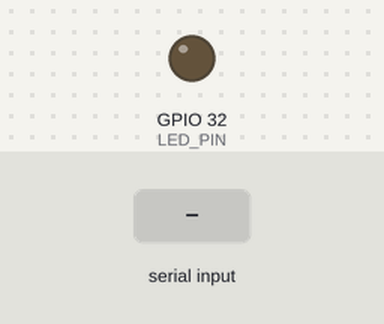
Simulated run of this sketch. Board: ESP32. Shown: output pins drawn as LEDs (lit = HIGH). Inputs (shaded band) come from the test bench. Nothing arrives over Bluetooth unless stated.

Above: at 1.2 s.
1.3 s: "ligar led\n" received over the second serial link
At 2.5 s:
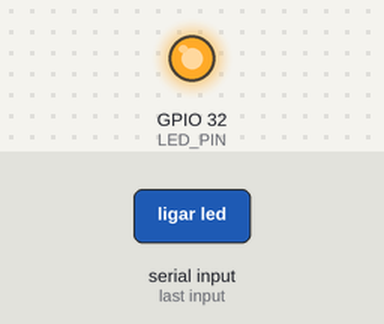
2.8 s: "desligar led\n" received over the second serial link
At 3.7 s:
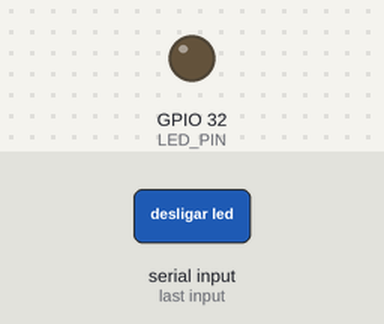
Timing chart, 0 to 5.8 s (numbered marks = the images above; inputs shaded):
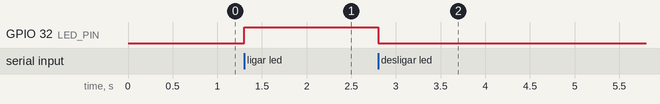

Measured:
- after the input at 1.3 s, GPIO 32 (LED_PIN): LOW → HIGH at once
- after the input at 2.8 s, GPIO 32 (LED_PIN): HIGH → LOW at once

The sketch:

LigarLed.ino
```cpp
// INCLUSÃO DA BIBLIOTECA
#include <BluetoothSerial.h>

BluetoothSerial SerialBT; // Instancia o Objeto BluetoothSerial
const int LED_PIN = 32; // Define o pino do LED
String comando; // Comando do Led

// SETUP INICIAL
void setup() {
  pinMode(LED_PIN, OUTPUT); // Define o pino do LED como Saída
  SerialBT.begin("ESP32_LED"); // Nome do Dispositivo Bluetooth
}

// FUNÇÃO LOOP
void loop() {
  // SE TIVER DADOS DE BLUETOOTH
  if (SerialBT.available()) {
    comando = SerialBT.readStringUntil('\n'); // Leia o Comando até a nova linha
    comando.toLowerCase(); // Converte o comando para minúsculas

    // SE LIGAR
    if (comando == "ligar led") {
      digitalWrite(LED_PIN, HIGH); // Liga o LED
      SerialBT.println("Led Aceso"); // Mensagem de LED Aceso
    }
    // SE DESLIGAR
    else if (comando == "desligar led") {
      digitalWrite(LED_PIN, LOW); // Apaga o LED
      SerialBT.println("Led Apagado"); // Mensagem de LED Apagado
    }
    // SENÃO
    else {
      SerialBT.println("Comando Inválido"); // Comando Inválido
    }
  }
}
```
